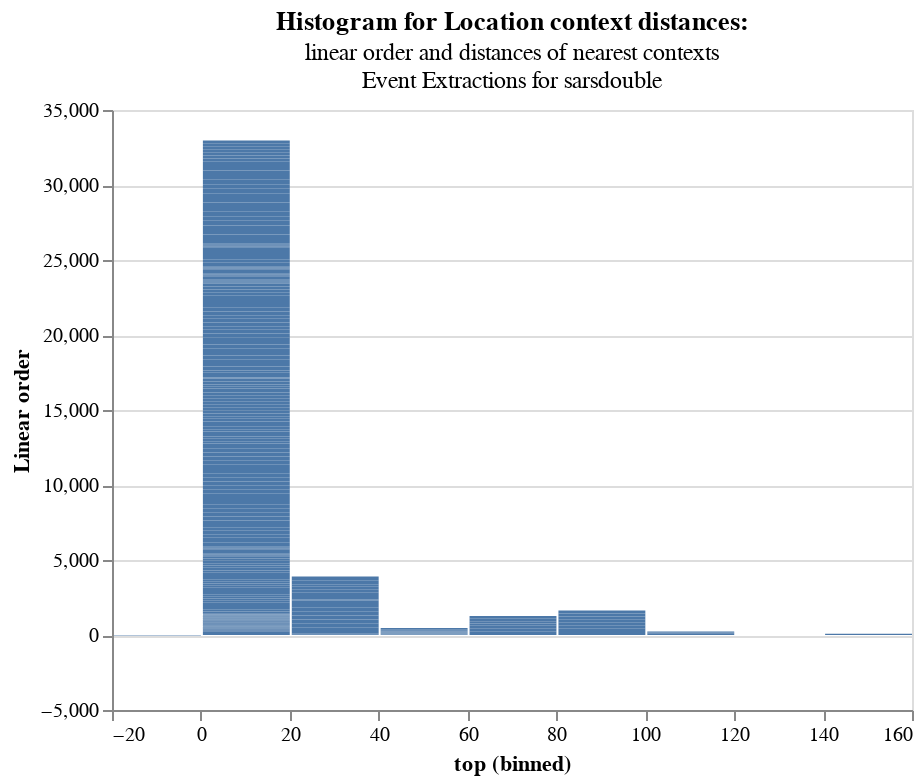

Notebook source saved alongside this figure:
### Code cell
res = pd.DataFrame.from_dict(all_results['sarsdouble_all.csv']['loc_results'])
ch = alt.Chart(res).encode(
    alt.X("top:Q", bin=True),
    y=alt.Y('sno',title="Linear order")
).properties(
        title=alt.TitleParams('Histogram for Location context distances: ',
    subtitle=["linear order and distances of nearest contexts","Event Extractions for sarsdouble"])
)

ch.configure_title(
    fontSize=14,
    font='Courier',
    anchor='start',
    color='gray'
)
ch.mark_bar() + ch.mark_text(align='left', dy=2)

### Figure 1 — Vega-Lite specification as saved in the notebook (floating-point values rounded to 4 significant figures; data arrays with more than 128 entries replaced by an {"elided": "..."} marker saying what was removed)
{"config": {"view": {"continuousWidth": 400, "continuousHeight": 300}}, "layer": [{"mark": "bar", "encoding": {"x": {"bin": true, "field": "top", "type": "quantitative"}, "y": {"field": "sno", "title": "Linear order", "type": "quantitative"}}, "title": {"text": "Histogram for Location context distances: ", "subtitle": ["linear order and distances of nearest contexts", "Event Extractions for sarsdouble"]}}, {"mark": {"type": "text", "align": "left", "dy": 2}, "encoding": {"x": {"bin": true, "field": "top", "type": "quantitative"}, "y": {"field": "sno", "title": "Linear order", "type": "quantitative"}}, "title": {"text": "Histogram for Location context distances: ", "subtitle": ["linear order and distances of nearest contexts", "Event Extractions for sarsdouble"]}}], "data": {"name": "data-6e1888e39b968d3be6e96c06b8cd8a24"}, "$schema": "https://vega.github.io/schema/vega-lite/v4.17.0.json", "datasets": {"data-6e1888e39b968d3be6e96c06b8cd8a24": {"elided": "304 records"}}}
